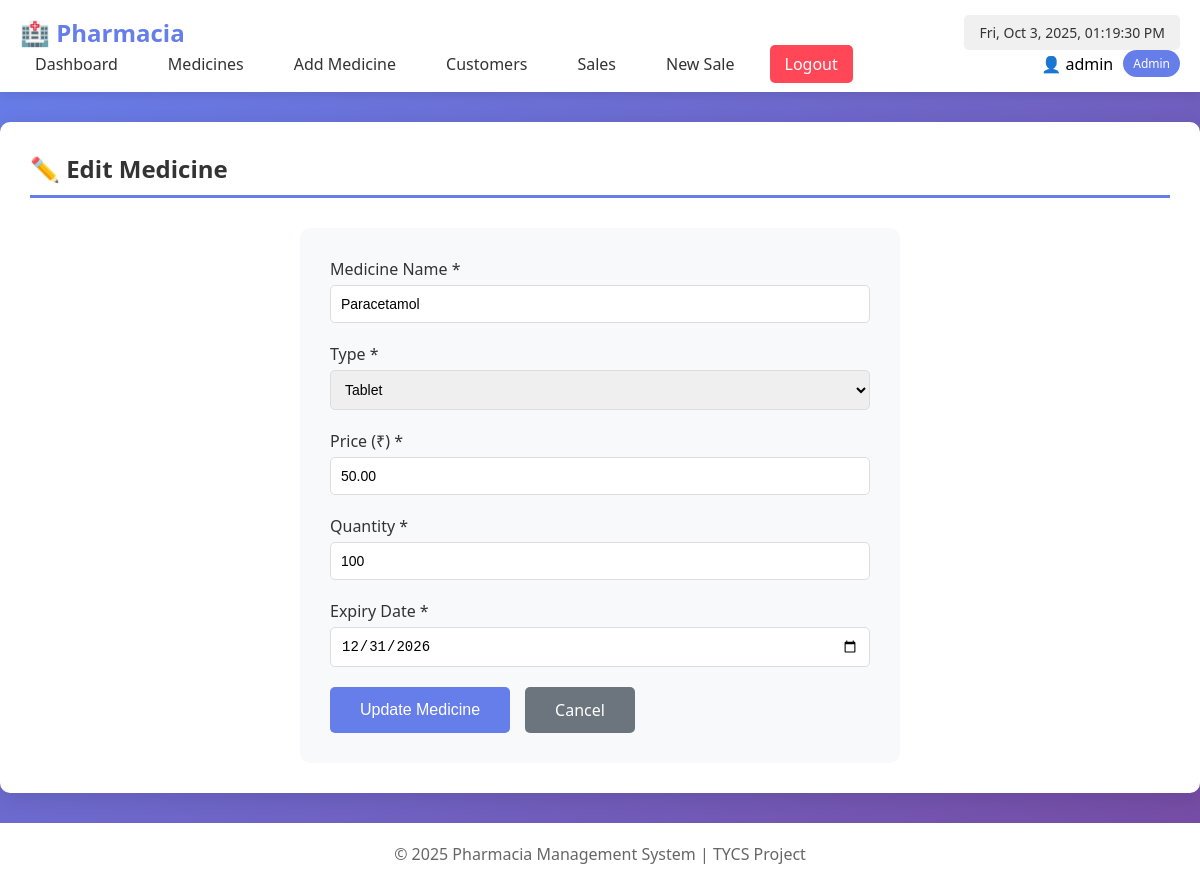
/edit_medicine.php?id=1 (signed in), run on the app's committed database.
### tables this page shows
CREATE TABLE IF NOT EXISTS medicines (
    med_id INT PRIMARY KEY AUTO_INCREMENT,
    med_name VARCHAR(100) NOT NULL,
    med_type VARCHAR(50),
    med_price DECIMAL(10,2) NOT NULL,
    med_quantity INT NOT NULL DEFAULT 0,
    expiry_date DATE,
    created_at TIMESTAMP DEFAULT CURRENT_TIMESTAMP
);

### edit_medicine.php (the view, shortened to what this page needs)
<?php
include 'header.php';
$id = intval($_GET['id']);
$medicine = mysqli_fetch_assoc(mysqli_query($conn, "SELECT * FROM medicines WHERE med_id=$id"));
?>
<h2>✏️ Edit Medicine</h2>
<div class="form-container">
    <form method="POST" action="">
        <div class="form-group">
            <label>Medicine Name *</label>
            <input type="text" name="name" value="<?php echo $medicine['med_name']; ?>" required>
        </div>
        <div class="form-group">
            <label>Type *</label>
            <select name="type" required>
                <option value="Tablet" <?php echo $medicine['med_type']=='Tablet'?'selected':''; ?>>Tablet</option>
            </select>
        </div>
        <div class="form-group">
            <label>Price (₹) *</label>
            <input type="number" name="price" step="0.01" value="<?php echo $medicine['med_price']; ?>" required>
        </div>
        <div class="form-group">
            <label>Quantity *</label>
            <input type="number" name="quantity" value="<?php echo $medicine['med_quantity']; ?>" required>
        </div>
        <div class="form-group">
            <label>Expiry Date *</label>
            <input type="date" name="expiry" value="<?php echo $medicine['expiry_date']; ?>" required>
        </div>
        <div class="form-actions">
            <button type="submit" class="btn-primary">Update Medicine</button>
            <a href="medicines.php" class="btn-secondary">Cancel</a>
        </div>
    </form>
</div>
<?php include 'footer.php'; ?>

### style.css (style rules this page uses)
* { margin: 0; padding: 0; box-sizing: border-box; }
body { font-family: 'Segoe UI', Tahoma, Geneva, Verdana, sans-serif; background: linear-gradient(135deg, #667eea 0%, #764ba2 100%); min-height: 100vh; }
h2 { color: #333; margin-bottom: 30px; padding-bottom: 10px; border-bottom: 3px solid #667eea; }
.form-group { margin-bottom: 20px; }
.form-group label { display: block; margin-bottom: 5px; color: #333; font-weight: 500; }
.form-group input, .form-group select { width: 100%; padding: 10px; border: 1px solid #ddd; border-radius: 5px; font-size: 14px; }
.btn-primary { background: #667eea; color: #fff; padding: 12px 30px; border: none; border-radius: 5px; cursor: pointer; font-size: 16px; transition: all 0.3s; }
.btn-secondary { background: #6c757d; color: #fff; padding: 12px 30px; border: none; border-radius: 5px; cursor: pointer; font-size: 16px; text-decoration: none; display: inline-block; transition: all 0.3s; }
.form-container { max-width: 600px; margin: 0 auto; background: #f8f9fa; padding: 30px; border-radius: 10px; }
.form-actions { display: flex; gap: 15px; margin-top: 20px; }

### data on the page
medicines: name "Paracetamol", type "Tablet", price "50.00", quantity "100", expiry "12/31/2026"

### other printed values
$_SESSION['username'] "admin"
$_SESSION['user_type'] "Admin"
